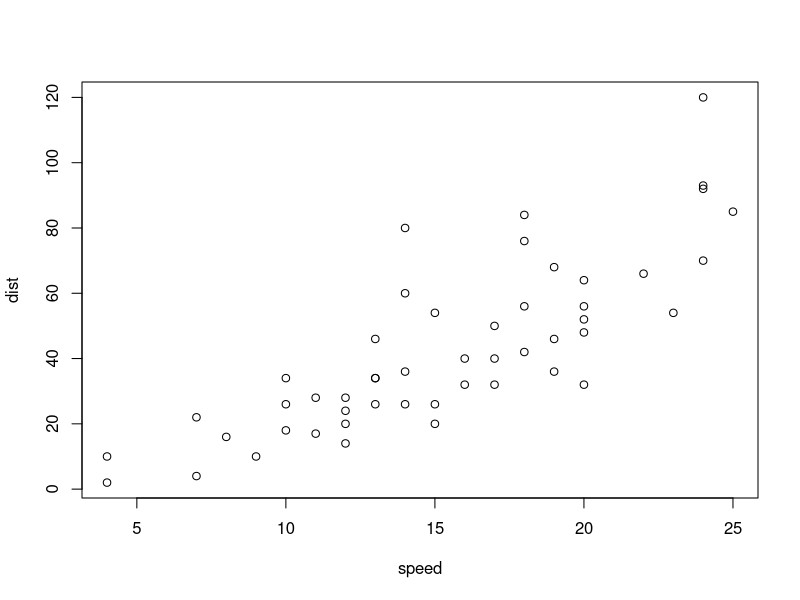
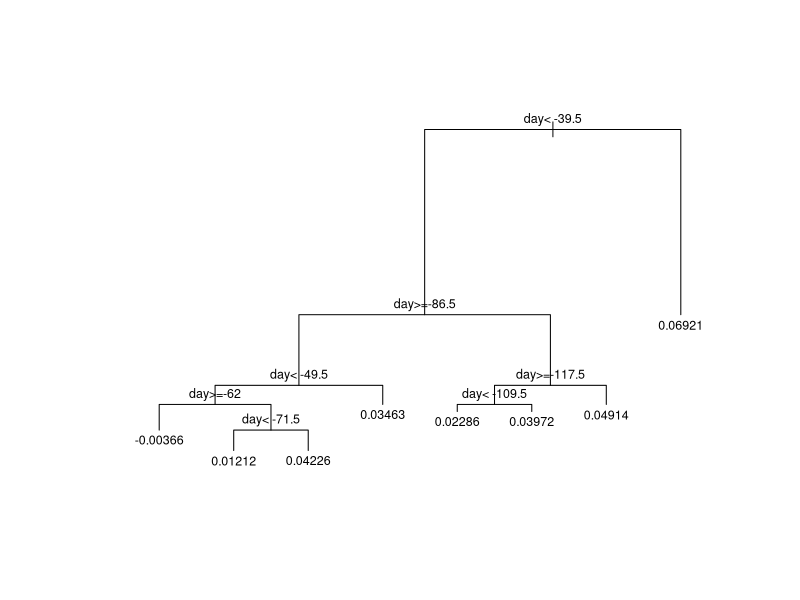
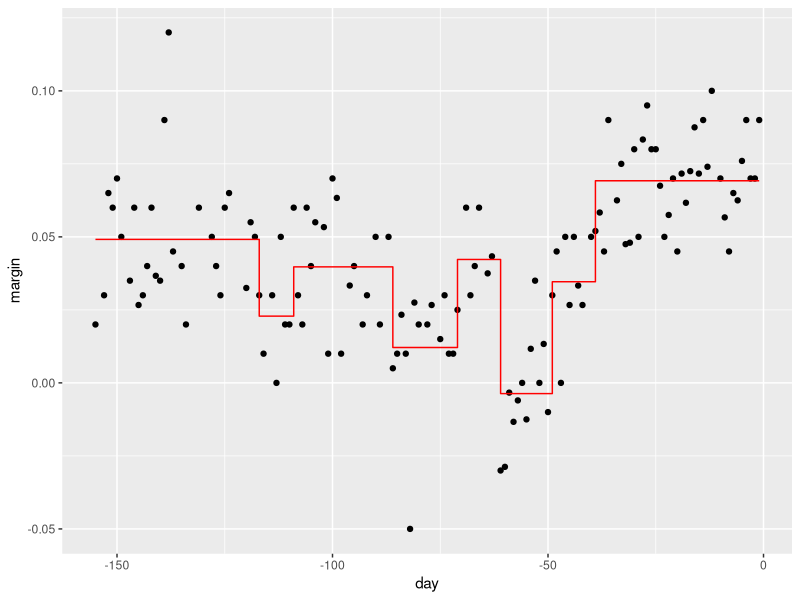

Write the R code that produced these figures, in order. (Note: this script raises an error after producing the figures.)
## ---- chunk 1
plot(cars)
## ---- chunk 2
# Load tidyverse
library(tidyverse)
  
# load package for decision tree
library(rpart)

# load the dslabs package
library(dslabs)

# fit a classification tree using the polls_2008 dataset, 
# which contains only one predictor (day)
# and the outcome (margin)
fit <- rpart(margin ~ ., data = polls_2008)

# display the decision tree
plot(fit, margin = 0.1)
text(fit, cex = 0.75)

# examine the fit from the classification tree model
polls_2008 %>%  
  mutate(y_hat = predict(fit)) %>% 
  ggplot() +
  geom_point(aes(day, margin)) +
  geom_step(aes(day, y_hat), col="red")

# fit a classification tree on the mnist data using cross validation
train_rpart <- train(y ~ .,
              method = "rpart",
              tuneGrid = data.frame(cp = seq(0.0, 0.1, len = 25)),
              data = mnist_27$train)
# and plot it
plot(train_rpart)

# compute accuracy
confusionMatrix(predict(train_rpart, mnist_27$test), mnist_27$test$y)$overall["Accuracy"]

# view the final decision tree
plot(train_rpart$finalModel, margin = 0.1) # plot tree structure
text(train_rpart$finalModel) # add text labels
  
# load library for random forest
library(randomForest)
train_rf <- randomForest(y ~ ., data=mnist_27$train)
confusionMatrix(predict(train_rf, mnist_27$test), mnist_27$test$y)$overall["Accuracy"]

# use cross validation to choose parameter
train_rf_2 <- train(y ~ .,
      method = "Rborist",
      tuneGrid = data.frame(predFixed = 2, minNode = c(3, 50)),
      data = mnist_27$train)
confusionMatrix(predict(train_rf_2, mnist_27$test), mnist_27$test$y)$overall["Accuracy"]
## ---- chunk 3
library(rpart)
n <- 1000
sigma <- 0.25
set.seed(1)
x <- rnorm(n, 0, 1)
y <- 0.75 * x + rnorm(n, 0, sigma)
dat <- data.frame(x = x, y = y)
fit <- rpart(y ~ ., data = dat) 
dat %>% 
	mutate(y_hat = predict(fit)) %>% 
	ggplot() +
	geom_point(aes(x, y)) +
  geom_step(aes(x, y_hat), col=2)

## ---- chunk 4

library(randomForest)
fit <- randomForest(y ~ x, data = dat) 
dat %>% 
	mutate(y_hat = predict(fit)) %>% 
	ggplot() +
	geom_point(aes(x, y)) +
	geom_step(aes(x, y_hat), col = "red")

fit <- randomForest(y ~ x, data = dat, nodesize = 50, maxnodes = 25)
## ---- chunk 5
library (caret)
library (rpart)
data (tissue_gene_expression)
# cp <- seq(0, 0.1, 0.01)
set.seed(1991)
    
fit <- with(tissue_gene_expression, 
                train(x, y, method = "rpart", control = rpart.control(minsplit = 0), 
                      tuneGrid = data.frame(cp = seq(0, 0.1, 0.01))))

#fit2 <- tissue_gene_expression |> train(x, y, method = "rpart",
#                      tuneGrid = data.frame(cp = seq(0, 0.1, 0.01)))
    
confusionMatrix(fit)$overall["Accuracy"]

ggplot(fit)

#fit == fit2

### check the structure of fit at this point, I am a bit lost !

plot(fit$finalModel)
text(fit$finalModel)

## ---- chunk 6
set.seed(1991)
fit <- with(tissue_gene_expression, 
                train(x, y, method = "rf", nodesize = 1, 
                      tuneGrid = data.frame(mtry = seq(50, 200, 25))))
ggplot(fit)
